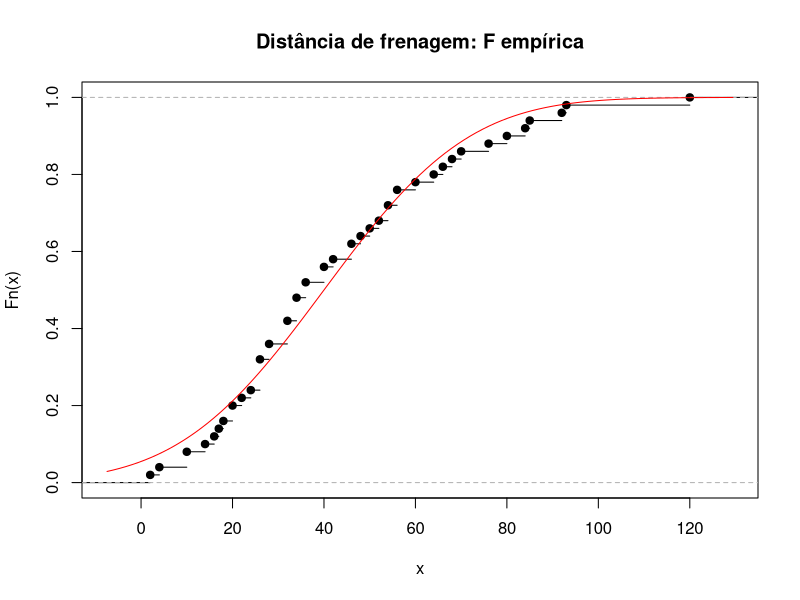

Here is the R script that generated this plot:
# Kolmogorov–Smirnov (uma amostra)
# Estatística e Ciência de Dados — ICTIN/UFLA
# Exemplo reproduzível com dados de R ou dos pacotes indicados.

x <- cars$dist
# Distribuição de referência especificada previamente:
resultado <- ks.test(x, "pnorm", mean = 40, sd = 25)
print(resultado)
plot(ecdf(x), main = "Distância de frenagem: F empírica")
curve(pnorm(x, 40, 25), add = TRUE, col = "red")
